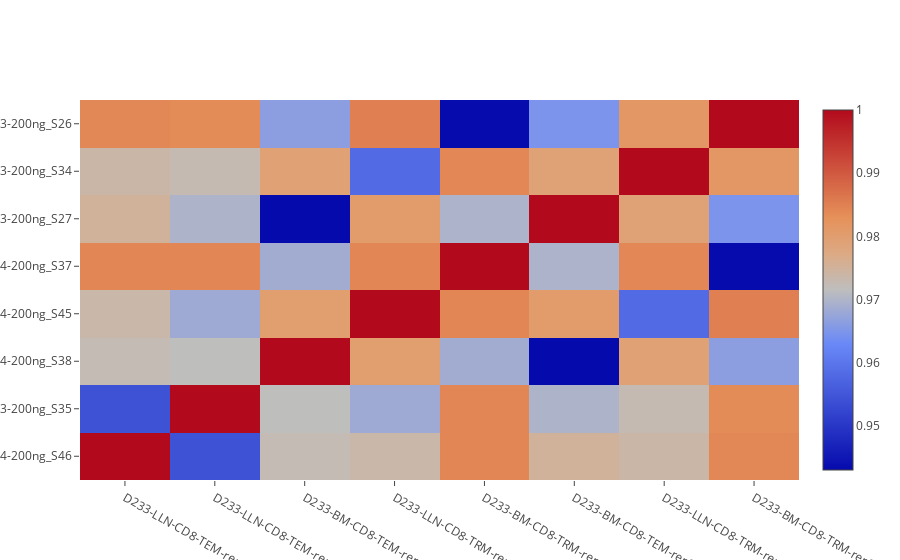

Notebook source saved alongside this figure:
### Code cell
METRIC = "jaccard"

num_rows = len(samples)
num_cols = len(distances[METRIC]) / num_rows
dist_matrix = np.array( distances[METRIC]).reshape((num_rows, num_cols))

trace = go.Heatmap(z = dist_matrix,
                   x = list(samples),
                   y = list(samples) )
data=[trace]
iplot(data, filename='Cosine Distance')

### Figure 1 — Plotly figure (JSON) as saved in the notebook; plotly's stock layout.template omitted (floating-point values rounded to 4 significant figures)
{"data": [{"type": "heatmap", "uid": "246c24f0-99f4-11e8-a492-0c4de9c6b60d", "x": ["D233-LLN-CD8-TEM-rep4-200ng_S46", "D233-LLN-CD8-TEM-rep3-200ng_S35", "D233-BM-CD8-TEM-rep4-200ng_S38", "D233-LLN-CD8-TRM-rep4-200ng_S45", "D233-BM-CD8-TRM-rep4-200ng_S37", "D233-BM-CD8-TEM-rep3-200ng_S27", "D233-LLN-CD8-TRM-rep3-200ng_S34", "D233-BM-CD8-TRM-rep3-200ng_S26"], "y": ["D233-LLN-CD8-TEM-rep4-200ng_S46", "D233-LLN-CD8-TEM-rep3-200ng_S35", "D233-BM-CD8-TEM-rep4-200ng_S38", "D233-LLN-CD8-TRM-rep4-200ng_S45", "D233-BM-CD8-TRM-rep4-200ng_S37", "D233-BM-CD8-TEM-rep3-200ng_S27", "D233-LLN-CD8-TRM-rep3-200ng_S34", "D233-BM-CD8-TRM-rep3-200ng_S26"], "z": [[1, 0.9543, 0.9724, 0.9736, 0.9843, 0.9749, 0.9737, 0.9841], [0.9543, 1, 0.9716, 0.9683, 0.9843, 0.9698, 0.9727, 0.9836], [0.9724, 0.9716, 1, 0.98, 0.9686, 0.943, 0.9792, 0.9664], [0.9736, 0.9683, 0.98, 1, 0.9843, 0.9805, 0.9582, 0.9851], [0.9843, 0.9843, 0.9686, 0.9843, 1, 0.9697, 0.9841, 0.9432], [0.9749, 0.9698, 0.943, 0.9805, 0.9697, 1, 0.9791, 0.9648], [0.9737, 0.9727, 0.9792, 0.9582, 0.9841, 0.9791, 1, 0.9815], [0.9841, 0.9836, 0.9664, 0.9851, 0.9432, 0.9648, 0.9815, 1]]}], "layout": {}}
